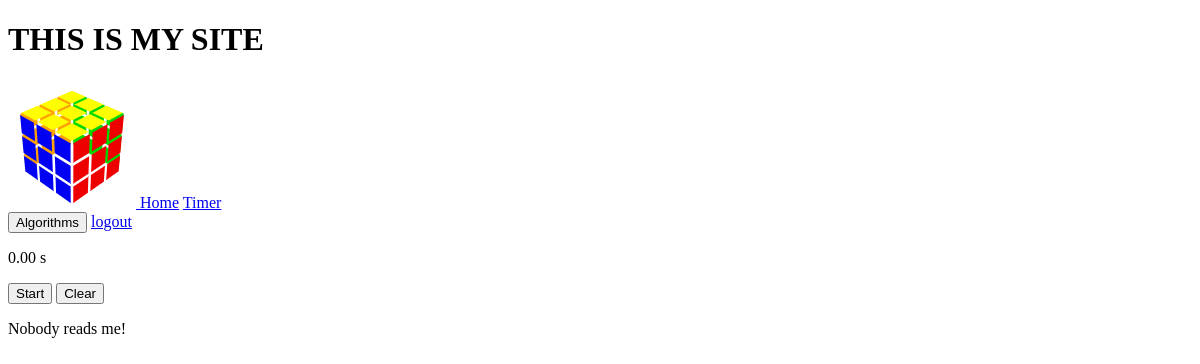
Before: /timer (signed in) with the older database file.
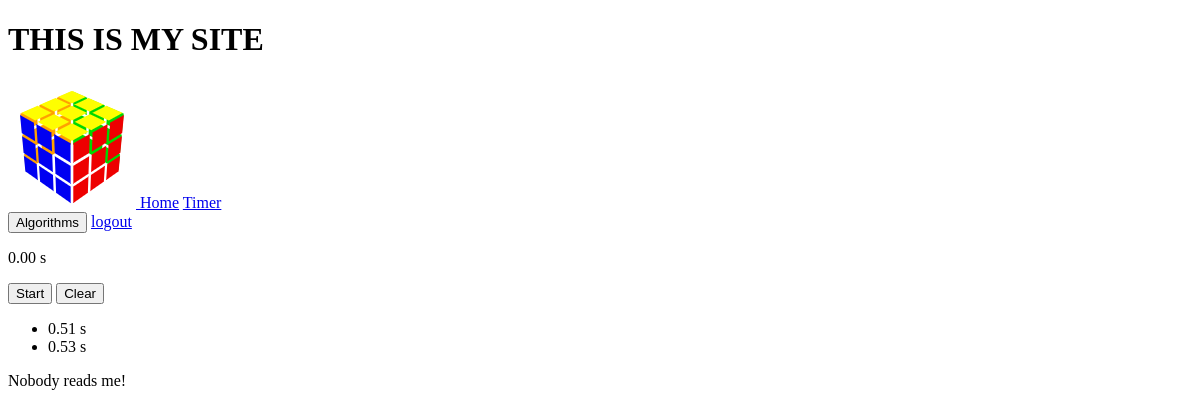
After: the same page with the newer database file.
### tables this page shows
CREATE TABLE timer (id INTEGER PRIMARY KEY NOT NULL, time TEXT NOT NULL, user_id INTEGER REFERENCES users (id) NOT NULL);

### route.py (the view, shortened to what this page needs)
@app.route('/timer', methods=['GET', 'POST'])
def timer():
    if 'user_id' not in session:
        return redirect('/login')
    user_id = session.get('user_id')
    conn = sqlite3.connect('cube.db')
    cur = conn.cursor()
    cur.execute('SELECT time FROM timer WHERE user_id=?', (user_id,))
    times = cur.fetchall()
    conn.close()
    return render_template('timer.html', times=times)

### templates/timer.html (shortened to what this page needs)
{% extends "layout.html" %}
{% block content %}
    <p id="timer">0.00 s</p>
    <button id="controlButton" onclick="controlTimer()">Start</button>
    <button onclick="clearTimes()">Clear</button>
    <ul id="timeList">
        {% for time in times %}
            <li>{{ time[0] }} s</li>
        {% endfor %}
    </ul>
{% endblock %}

Changed rows visible on the page:
added timer: time "0.51"
added timer: time "0.53"
